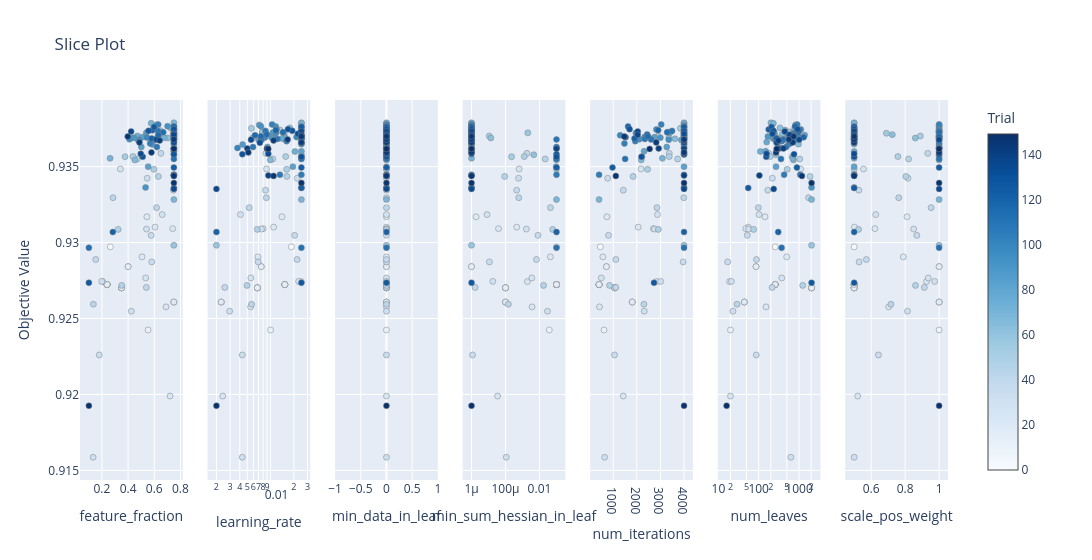

Notebook source saved alongside this figure:
### Code cell
plot_slice(study)

### Figure 1 — Plotly figure (JSON) as saved in the notebook; plotly's stock layout.template omitted (floating-point values rounded to 4 significant figures; data arrays with more than 128 entries replaced by an {"elided": "..."} marker saying what was removed)
{"data": [{"marker": {"color": {"elided": "150 int values"}, "colorbar": {"title": {"text": "Trial"}, "x": 1, "xpad": 40}, "colorscale": [[0, "rgb(247,251,255)"], [0.125, "rgb(222,235,247)"], [0.25, "rgb(198,219,239)"], [0.375, "rgb(158,202,225)"], [0.5, "rgb(107,174,214)"], [0.625, "rgb(66,146,198)"], [0.75, "rgb(33,113,181)"], [0.875, "rgb(8,81,156)"], [1, "rgb(8,48,107)"]], "line": {"color": "Grey", "width": 0.5}, "showscale": true}, "mode": "markers", "name": "Feasible Trial", "showlegend": false, "type": "scatter", "x": {"elided": "150 float values"}, "xaxis": "x", "y": {"elided": "150 float values"}, "yaxis": "y"}, {"marker": {"color": {"elided": "150 int values"}, "colorbar": {"title": {"text": "Trial"}, "x": 1, "xpad": 40}, "colorscale": [[0, "rgb(247,251,255)"], [0.125, "rgb(222,235,247)"], [0.25, "rgb(198,219,239)"], [0.375, "rgb(158,202,225)"], [0.5, "rgb(107,174,214)"], [0.625, "rgb(66,146,198)"], [0.75, "rgb(33,113,181)"], [0.875, "rgb(8,81,156)"], [1, "rgb(8,48,107)"]], "line": {"color": "Grey", "width": 0.5}, "showscale": false}, "mode": "markers", "name": "Feasible Trial", "showlegend": false, "type": "scatter", "x": {"elided": "150 float values"}, "xaxis": "x2", "y": {"elided": "150 float values"}, "yaxis": "y2"}, {"marker": {"color": {"elided": "150 int values"}, "colorbar": {"title": {"text": "Trial"}, "x": 1, "xpad": 40}, "colorscale": [[0, "rgb(247,251,255)"], [0.125, "rgb(222,235,247)"], [0.25, "rgb(198,219,239)"], [0.375, "rgb(158,202,225)"], [0.5, "rgb(107,174,214)"], [0.625, "rgb(66,146,198)"], [0.75, "rgb(33,113,181)"], [0.875, "rgb(8,81,156)"], [1, "rgb(8,48,107)"]], "line": {"color": "Grey", "width": 0.5}, "showscale": false}, "mode": "markers", "name": "Feasible Trial", "showlegend": false, "type": "scatter", "x": {"elided": "150 int values"}, "xaxis": "x3", "y": {"elided": "150 float values"}, "yaxis": "y3"}, {"marker": {"color": {"elided": "150 int values"}, "colorbar": {"title": {"text": "Trial"}, "x": 1, "xpad": 40}, "colorscale": [[0, "rgb(247,251,255)"], [0.125, "rgb(222,235,247)"], [0.25, "rgb(198,219,239)"], [0.375, "rgb(158,202,225)"], [0.5, "rgb(107,174,214)"], [0.625, "rgb(66,146,198)"], [0.75, "rgb(33,113,181)"], [0.875, "rgb(8,81,156)"], [1, "rgb(8,48,107)"]], "line": {"color": "Grey", "width": 0.5}, "showscale": false}, "mode": "markers", "name": "Feasible Trial", "showlegend": false, "type": "scatter", "x": {"elided": "150 float values"}, "xaxis": "x4", "y": {"elided": "150 float values"}, "yaxis": "y4"}, {"marker": {"color": {"elided": "150 int values"}, "colorbar": {"title": {"text": "Trial"}, "x": 1, "xpad": 40}, "colorscale": [[0, "rgb(247,251,255)"], [0.125, "rgb(222,235,247)"], [0.25, "rgb(198,219,239)"], [0.375, "rgb(158,202,225)"], [0.5, "rgb(107,174,214)"], [0.625, "rgb(66,146,198)"], [0.75, "rgb(33,113,181)"], [0.875, "rgb(8,81,156)"], [1, "rgb(8,48,107)"]], "line": {"color": "Grey", "width": 0.5}, "showscale": false}, "mode": "markers", "name": "Feasible Trial", "showlegend": false, "type": "scatter", "x": {"elided": "150 int values"}, "xaxis": "x5", "y": {"elided": "150 float values"}, "yaxis": "y5"}, {"marker": {"color": {"elided": "150 int values"}, "colorbar": {"title": {"text": "Trial"}, "x": 1, "xpad": 40}, "colorscale": [[0, "rgb(247,251,255)"], [0.125, "rgb(222,235,247)"], [0.25, "rgb(198,219,239)"], [0.375, "rgb(158,202,225)"], [0.5, "rgb(107,174,214)"], [0.625, "rgb(66,146,198)"], [0.75, "rgb(33,113,181)"], [0.875, "rgb(8,81,156)"], [1, "rgb(8,48,107)"]], "line": {"color": "Grey", "width": 0.5}, "showscale": false}, "mode": "markers", "name": "Feasible Trial", "showlegend": false, "type": "scatter", "x": {"elided": "150 int values"}, "xaxis": "x6", "y": {"elided": "150 float values"}, "yaxis": "y6"}, {"marker": {"color": {"elided": "150 int values"}, "colorbar": {"title": {"text": "Trial"}, "x": 1, "xpad": 40}, "colorscale": [[0, "rgb(247,251,255)"], [0.125, "rgb(222,235,247)"], [0.25, "rgb(198,219,239)"], [0.375, "rgb(158,202,225)"], [0.5, "rgb(107,174,214)"], [0.625, "rgb(66,146,198)"], [0.75, "rgb(33,113,181)"], [0.875, "rgb(8,81,156)"], [1, "rgb(8,48,107)"]], "line": {"color": "Grey", "width": 0.5}, "showscale": false}, "mode": "markers", "name": "Feasible Trial", "showlegend": false, "type": "scatter", "x": {"elided": "150 float values"}, "xaxis": "x7", "y": {"elided": "150 float values"}, "yaxis": "y7"}], "layout": {"title": {"text": "Slice Plot"}, "width": 2100, "xaxis": {"anchor": "y", "domain": [0, 0.1184], "title": {"text": "feature_fraction"}}, "xaxis2": {"anchor": "y2", "domain": [0.1469, 0.2653], "title": {"text": "learning_rate"}, "type": "log"}, "xaxis3": {"anchor": "y3", "domain": [0.2939, 0.4122], "title": {"text": "min_data_in_leaf"}}, "xaxis4": {"anchor": "y4", "domain": [0.4408, 0.5592], "title": {"text": "min_sum_hessian_in_leaf"}, "type": "log"}, "xaxis5": {"anchor": "y5", "domain": [0.5878, 0.7061], "title": {"text": "num_iterations"}}, "xaxis6": {"anchor": "y6", "domain": [0.7347, 0.8531], "title": {"text": "num_leaves"}, "type": "log"}, "xaxis7": {"anchor": "y7", "domain": [0.8816, 1.0], "title": {"text": "scale_pos_weight"}}, "yaxis": {"anchor": "x", "domain": [0, 1], "title": {"text": "Objective Value"}}, "yaxis2": {"anchor": "x2", "domain": [0, 1], "matches": "y", "showticklabels": false}, "yaxis3": {"anchor": "x3", "domain": [0, 1], "matches": "y", "showticklabels": false}, "yaxis4": {"anchor": "x4", "domain": [0, 1], "matches": "y", "showticklabels": false}, "yaxis5": {"anchor": "x5", "domain": [0, 1], "matches": "y", "showticklabels": false}, "yaxis6": {"anchor": "x6", "domain": [0, 1], "matches": "y", "showticklabels": false}, "yaxis7": {"anchor": "x7", "domain": [0, 1], "matches": "y", "showticklabels": false}}}
